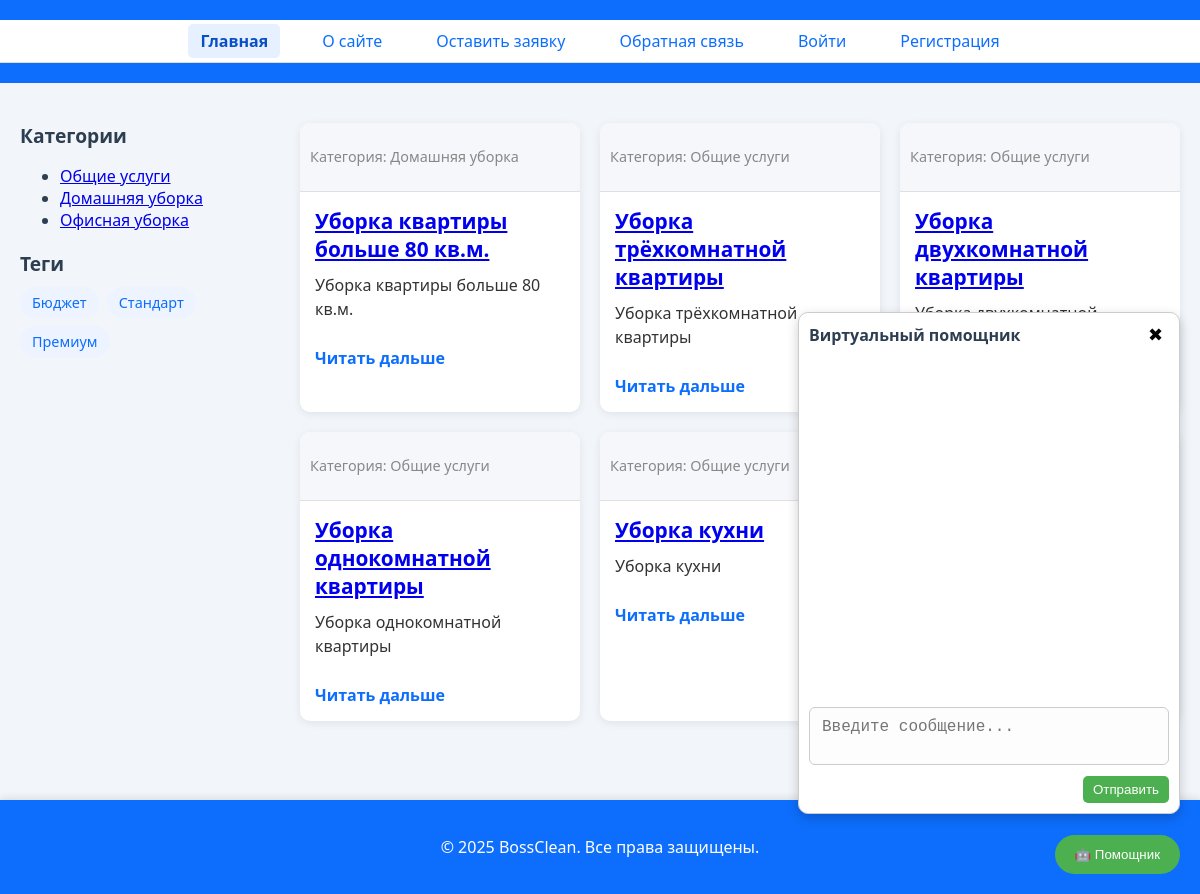
The page / on the database its author committed.
### places/models.py (models this page shows, shortened)
class ServiceCategory(models.Model):
    name = models.CharField(max_length=100, verbose_name='Название категории')
    slug = models.SlugField(unique=True, verbose_name='URL')
    def get_absolute_url(self):
        return reverse('category', kwargs={'cat_slug': self.slug})
    class Meta:
        verbose_name = 'Категория'
        verbose_name_plural = 'Категории'

class TagService(models.Model):
    tag = models.CharField(max_length=100, db_index=True, verbose_name="Название тега")
    slug = models.SlugField(max_length=255, unique=True, db_index=True, verbose_name="URL")
    def get_absolute_url(self):
        return reverse('tag', kwargs={'tag_slug': self.slug})

class Service(models.Model):
    class Status(models.IntegerChoices):
        DRAFT = 0, 'Черновик'
        PUBLISHED = 1, 'Опубликовано'
    name = models.CharField(max_length=255, verbose_name="Название услуги")
    slug = models.SlugField(max_length=255, unique=False, db_index=True, verbose_name="URL", blank=True)
    description = models.TextField(blank=True, verbose_name="Описание")
    price = models.DecimalField(max_digits=8, decimal_places=2, verbose_name="Цена")
    is_published = models.BooleanField(
        choices=Status.choices,
        default=Status.DRAFT,
        verbose_name="Статус публикации"
    )
    category = models.ForeignKey(ServiceCategory, on_delete=models.CASCADE, default='1', verbose_name='Категория', related_name='posts')
    tags = models.ManyToManyField(TagService, blank=True, related_name='services', verbose_name="Теги")
    image = models.ImageField(upload_to='services/', blank=True, null=True)
    objects = models.Manager()         # стандартный менеджер
    published = PublishedManager()    # пользовательский менеджер
    def get_absolute_url(self):
        return reverse('service_detail', kwargs={'service_slug': self.slug})
    class Meta:
        verbose_name = 'Услуга'
        verbose_name_plural = 'Услуги'
        ordering = ['-price']
        indexes = [
            models.Index(fields=['-price']),
        ]

### places/views.py (the view)
# urls.py: path('', views.index, name='home'),
def index(request):
    services = Service.objects.filter(is_published=True)
    context = {
        'title': 'Главная',
        'posts': services,
        'cat_selected': 0,
        'active_page': 'home'
    }
    return render(request, 'places/index.html', context)

### places/templatetags/cleaning_tags.py (called while the page is built)
@register.inclusion_tag('places/list_categories.html')
def show_categories(cat_selected=0):
    cats = ServiceCategory.objects.all()
    return {"cats": cats, "cat_selected": cat_selected}

@register.inclusion_tag('places/includes/tag_block.html')
def show_all_tags():
    return {"tags": TagService.objects.all()}

### users/context_processors.py (called while the page is built)
def get_main_menu(request):
    return {'mainmenu': menu}

### places/templates/places/index.html
{% extends 'base.html' %}
{% block content %}
    <div class="posts-list">
        {% for p in posts %}
            <div class="post-item">
                <div class="article-panel">
                    {% if not cat_selected %}
                        <p class="first">Категория: {{ p.category.name }}</p>
                    {% endif %}
                </div>
                <div class="post-content">
                    <h3><a href="{{ p.get_absolute_url }}">{{ p.name }}</a></h3>
                    <p class="description">{{ p.description }}</p>
                    <a class="read-more" href="{{ p.get_absolute_url }}">Читать дальше</a>
                </div>
            </div>
        {% endfor %}
    </div>
{% endblock %}

### places/templates/places/list_categories.html
<ul class="category-list">
    {% for cat in cats %}
        {% if cat.id == cat_selected %}
            <li class="selected">{{ cat.name }}</li>
        {% else %}
            <li><a href="{{ cat.get_absolute_url }}">{{ cat.name }}</a></li>
        {% endif %}
    {% endfor %}
</ul>

### places/templates/places/includes/tag_block.html
{% if tags %}
<div class="tags">
    {% for t in tags %}
        <a href="{{ t.get_absolute_url }}" class="tag">{{ t.tag }}</a>
    {% endfor %}
</div>
{% endif %}

### places/static/places/css/styles.css (style rules this page uses)
html, body { font-family: 'Segoe UI', sans-serif; background-color: #f2f6fa; color: #2c3e50; height: 100%; margin: 0; padding: 0; }
.posts-list { display: grid; grid-template-columns: repeat(auto-fit, minmax(280px, 1fr)); gap: 20px; margin-top: 20px; }
.post-item { background-color: white; border-radius: 10px; box-shadow: 0 2px 8px rgba(0, 0, 0, 0.08); transition: transform 0.3s ease; overflow: hidden; }
.article-panel { background-color: #f5f7fb; padding: 10px; border-bottom: 1px solid #e0e0e0; }
.article-panel .first { font-size: 0.9rem; color: #888; }
.post-content { padding: 15px; }
.post-content h3 { font-size: 1.3rem; margin: 0; color: #0d6efd; }
.post-content .description { margin-top: 10px; font-size: 1rem; line-height: 1.5; color: #333; }
.read-more { display: inline-block; margin-top: 10px; color: #0d6efd; text-decoration: none; font-weight: bold; }
.tags { display: flex; flex-wrap: wrap; gap: 8px; margin-top: 10px; }
.tag { background-color: #edf4ff; color: #0d6efd; padding: 6px 12px; border-radius: 20px; font-size: 0.9rem; text-decoration: none; transition: background-color 0.3s; }

### rows shown on the page
ServiceCategory: name "Общие услуги"
ServiceCategory: name "Домашняя уборка"
ServiceCategory: name "Офисная уборка"
TagService: tag "Бюджет"
TagService: tag "Стандарт"
TagService: tag "Премиум"
Service: category.name "Домашняя уборка", name "Уборка квартиры больше 80 кв.м.", description "Уборка квартиры больше 80 кв.м."
Service: category.name "Общие услуги", name "Уборка трёхкомнатной квартиры", description "Уборка трёхкомнатной квартиры"
Service: category.name "Общие услуги", name "Уборка двухкомнатной квартиры"
Service: category.name "Общие услуги", name "Уборка однокомнатной квартиры", description "Уборка однокомнатной квартиры"
Service: category.name "Общие услуги", name "Уборка кухни", description "Уборка кухни"

### other values the page prints
{{ m.title }} "Главная" "О сайте" "Оставить заявку" "Обратная связь"
